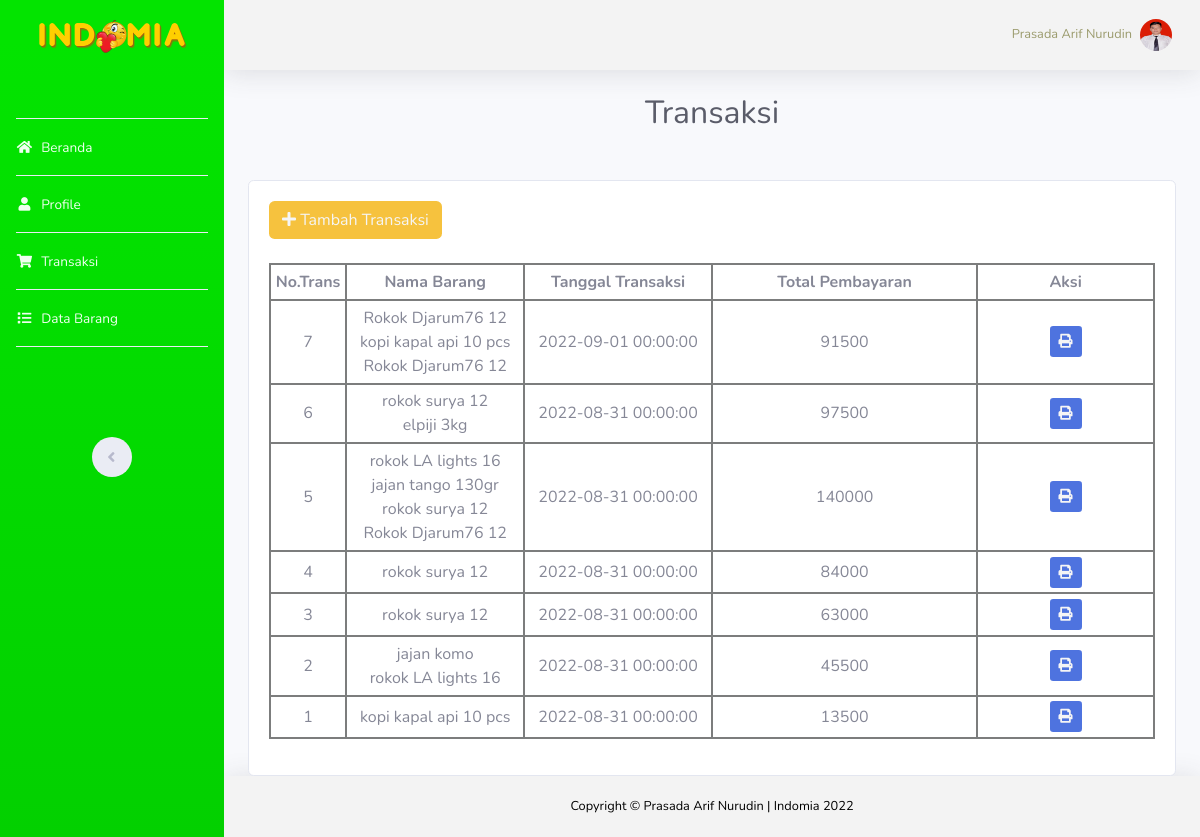
The page /transaksi.php (signed in) on the database its author committed.
### tables this page shows
CREATE TABLE IF NOT EXISTS `pegawai` (
  `id_pegawai` int(11) NOT NULL,
  `nama` varchar(30) NOT NULL,
  `alamat` varchar(200) NOT NULL,
  `tgl_lahir` date NOT NULL,
  `tempat_kelahiran` varchar(20) NOT NULL,
  `jk` char(1) NOT NULL,
  `agama` char(10) NOT NULL,
  `username` varchar(15) NOT NULL,
  `password` varchar(200) NOT NULL,
  `jabatan` varchar(50) NOT NULL,
  `gambar` varchar(64) NOT NULL
);

CREATE TABLE IF NOT EXISTS `trans_penjualan` (
  `nota_penjualan` int(11) NOT NULL,
  `tanggal` datetime NOT NULL,
  `grand_total` double NOT NULL
);

CREATE TABLE IF NOT EXISTS `detail_penjualan` (
  `nota_penjualan` int(11) NOT NULL,
  `kode_barang` int(11) NOT NULL,
  `nama` varchar(100) NOT NULL,
  `harga` double NOT NULL,
  `jumlah_beli` double NOT NULL,
  `total` double NOT NULL
);

### koneksi.php (called while the page is built, shortened)
<?php
	$conn = mysqli_connect('localhost','root','','indomia');
	function munculkan($muncul){
		global $conn;
		$result = mysqli_query($conn, $muncul);
		$tampilsemua = [];
		while( $tampil = mysqli_fetch_assoc($result) ) {
			$tampilsemua[] = $tampil;
		}
		return $tampilsemua;
	}
?>

### transaksi.php (the view, shortened to what this page needs)
<?php
    include "koneksi.php";
    $id_pegawai = $_SESSION['id'];
    $query = mysqli_query($conn, 'SELECT * FROM pegawai WHERE id_pegawai = "'.$id_pegawai.'"');
    $data = mysqli_fetch_array($query);
    $nama = $data['nama'];
    $nota = mysqli_query($conn, "SELECT MAX(nota_penjualan) AS nt FROM trans_penjualan");
    $nota_p = mysqli_fetch_array($nota);
    $nt = $nota_p['nt']+1;
    $data_barang = munculkan("SELECT * FROM trans_penjualan ORDER BY nota_penjualan DESC");
 ?>
<!DOCTYPE html>
<html lang="en">
<head>
    <link href="vendor/fontawesome-free/css/all.min.css" rel="stylesheet" type="text/css">
    <link href="css/sb-admin-2.css" rel="stylesheet">
</head>
<body id="page-top">
    <div id="wrapper">
        <?php
            include "sidebar.php";
        ?>
        <div id="content-wrapper" class="d-flex flex-column">
            <div id="content">
                <?php
                    include "navbar.php";
                ?>
                <div class="container-fluid">
                        <div class="d-sm-flex align-items-center justify-content-center mb-5">
                            <h1 class="h2 mb-0 text-gray-800">
                                Transaksi
                            </h1>
                        </div>
                    <div class="card">
                        <div class="card-body">
                            <div class="row">
                                <div class="col-sm-6">
                                    <a href="detail_transaksi.php?nt=<?php echo $nt;?>" class="btn bg-warning mb-4" style="color: whitesmoke;"><i class="fas fa-plus"></i>    Tambah Transaksi</a>
                                </div>
                            </div>
                            <div class="row">
                               <div class="col">
                                    <table class="table table-sm table-bordered">
                                       <tr class="text-center">
                                        <th style="width: 8%;">No.Trans</th>
                                            <th>Nama Barang</th>
                                           <th>Tanggal Transaksi</th>
                                           <th style="width: 30%;">Total Pembayaran</th>
                                           <th style="width: 20%;">Aksi</th>
                                       </tr>
                                        <?php foreach ($data_barang as $tampil) {
                                        ?>
                                       <tr class="text-center">
                                           <td class="align-middle"><?php echo $tampil['nota_penjualan'];?></td>
                                           <td class="align-middle">
                                            <?php
                                                $detil_barang = munculkan("SELECT * FROM detail_penjualan WHERE nota_penjualan = '".$tampil['nota_penjualan']."' ");
                                            ?>
                                            <?php foreach ($detil_barang as $key) {
                                           ?>
                                            <?php echo substr($key['nama'], 3);?> <br>
                                                <?php }?>
                                            </td>
                                           <td class="align-middle"><?php echo $tampil['tanggal'];?></td>
                                           <td class="align-middle"><?php echo $tampil['grand_total'];?></td>
                                           <td class="align-middle" style="vertical-align: middle;">
                                               <a class="btn btn-sm bg-primary" target="_blank" href="cetak.php?nota_penjualan=<?php echo $tampil['nota_penjualan'] ?>" style="color: whitesmoke;"><i class="fas fa-print"></i></a>
                                           </td>
                                       </tr>
                                       <?php
                                        }?>
                                    </table>
                               </div>
                           </div>
                        </div>
                    </div>
                </div>
            </div>
            <footer class="sticky-footer bg-white shadow">
                <div class="container my-auto">
                    <div class="copyright text-center my-auto">
                        <span>Copyright &copy; Prasada Arif Nurudin | Indomia 2022</span>
                    </div>
                </div>
            </footer>
        </div>
    </div>
</body>
</html>

### navbar.php (shortened to what this page needs)
<nav class="navbar navbar-expand navbar-light bg-light topbar mb-4 static-top shadow">
                    <ul class="navbar-nav ml-auto">
                        <li class="nav-item dropdown no-arrow">
                            <a class="nav-link dropdown-toggle" href="#" id="userDropdown" role="button"
                                data-toggle="dropdown" aria-haspopup="true" aria-expanded="false">
                                <span class="mr-2 d-none d-lg-inline small" style="color: #9B9B6D;"><?php echo $nama; ?></span>
                                <img class="img-profile rounded-circle"
                                    src="fotoku/<?php echo $data[10]?>">
                            </a>
                        </li>
                    </ul>
                </nav>

### rows shown on the page
pegawai: nama "Prasada Arif Nurudin", gambar (picture)
trans_penjualan: nota_penjualan "7", tanggal "2022-09-01 00:00:00", grand_total "91500"
detail_penjualan: nama "Rokok Djarum76 12"
detail_penjualan: nama "kopi kapal api 10 pcs"
detail_penjualan: nama "Rokok Djarum76 12"
trans_penjualan: nota_penjualan "6", tanggal "2022-08-31 00:00:00", grand_total "97500"
detail_penjualan: nama "rokok surya 12"
detail_penjualan: nama "elpiji 3kg"
trans_penjualan: nota_penjualan "5", tanggal "2022-08-31 00:00:00", grand_total "140000"
detail_penjualan: nama "rokok LA lights 16"
detail_penjualan: nama "jajan tango 130gr"
detail_penjualan: nama "rokok surya 12"
detail_penjualan: nama "Rokok Djarum76 12"
trans_penjualan: nota_penjualan "4", tanggal "2022-08-31 00:00:00", grand_total "84000"
detail_penjualan: nama "rokok surya 12"
trans_penjualan: nota_penjualan "3", tanggal "2022-08-31 00:00:00", grand_total "63000"
detail_penjualan: nama "rokok surya 12"
trans_penjualan: nota_penjualan "2", tanggal "2022-08-31 00:00:00", grand_total "45500"
detail_penjualan: nama "jajan komo"
detail_penjualan: nama "rokok LA lights 16"
trans_penjualan: nota_penjualan "1", tanggal "2022-08-31 00:00:00", grand_total "13500"
detail_penjualan: nama "kopi kapal api 10 pcs"
